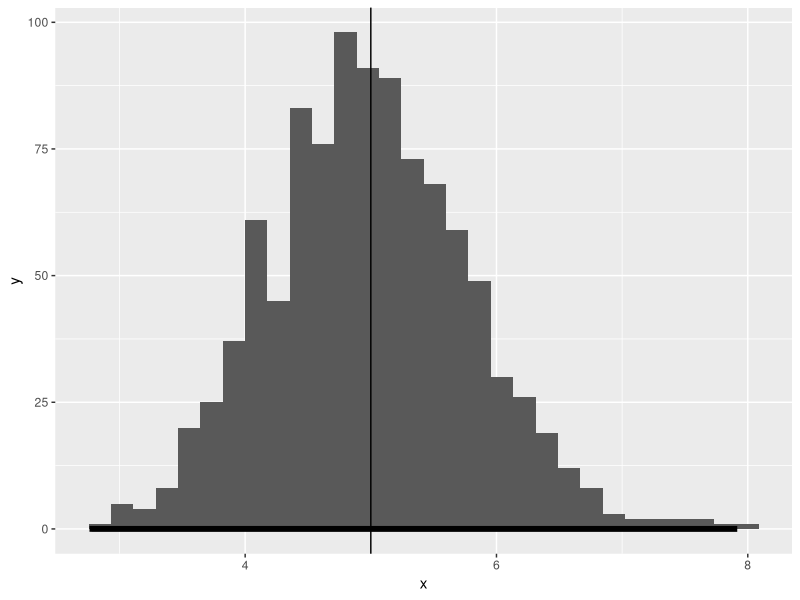

Write the R code that produced this figure.
library(ggplot2)

nosim <- 1000

n <- 40
lambda <- 0.2

mu_d <- 1/lambda
sd_d <- 1/lambda

mu_n <- sum(c(1:n))/n

test_data <- NULL
for(i in 1:nosim) test_data <- c(test_data, mean(rexp(n,lambda)))

sim_data <- data.frame(
    x = test_data
)

g <- ggplot(data = sim_data) +
    geom_histogram(aes(x)) +
    geom_vline(xintercept = mu_d)
g <- g + stat_function(fun = dnorm, size = 2)

print(g)